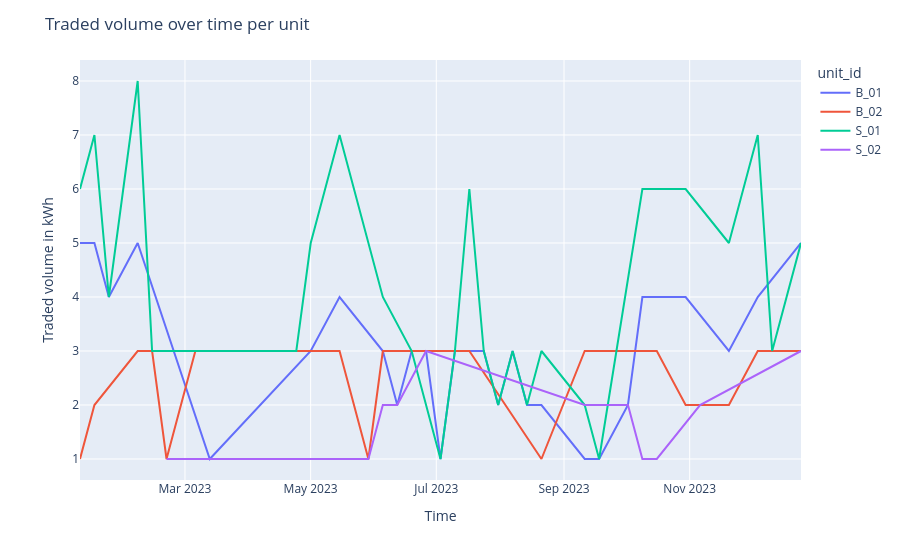

The cell this chart's notebook holds for it:
### Code cell
sql = f"""
SELECT
    start_time,
    unit_id,
    sum(abs(accepted_volume)) as traded_volume
FROM market_orders
WHERE accepted_volume != 0
AND {SIM_FILTER}
GROUP BY start_time, unit_id
"""
volume_over_time = pd.read_sql(sql, con)
px.line(volume_over_time, "start_time", "traded_volume", color="unit_id").update_layout(
    title="Traded volume over time per unit",
    xaxis_title="Time",
    yaxis_title="Traded volume in kWh"
)
